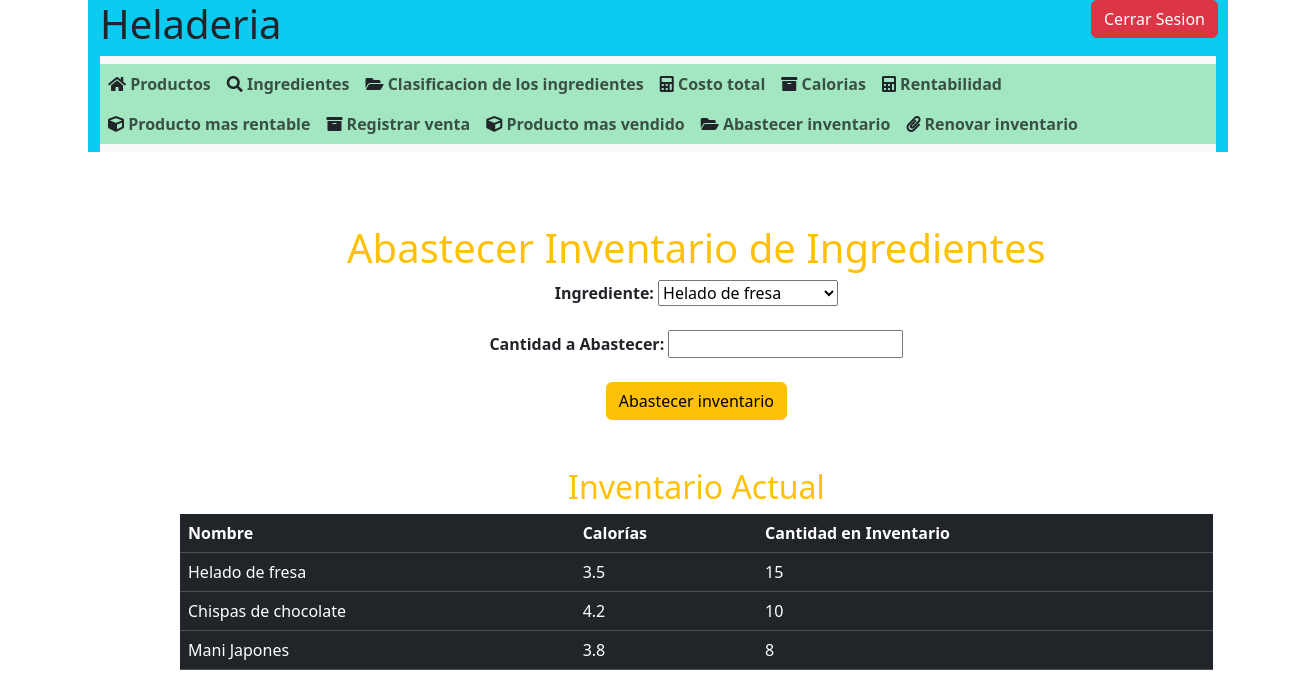
Page /abastecer_inventario (signed in) on the committed database.
### models/Ingredientes.py (models this page shows, shortened)
class Ingrediente(db.Model):
    __tablename__ = 'ingredientes'
    id = db.Column(db.Integer, primary_key = True)
    nombre = db.Column(db.String(100))
    precio = db.Column(db.Float)
    calorias = db.Column(db.Float)
    inventario = db.Column(db.Integer)
    es_vegetariano = db.Column(db.Boolean)
    sabor = db.Column(db.String(100))

### views/Heladeria_controller.py (the view, shortened to what this page needs)
    @app.route('/abastecer_inventario', methods=['GET', 'POST'])
    @login_required
    def abastecer_inventario():
        if current_user.es_admin or current_user.es_empleado:
            ingredientes = Ingrediente.query.all()
            return render_template('abastecer_inventario.html', ingredientes=ingredientes)
        else:
            return render_template('sin_autorizacion.html')

### templates/abastecer_inventario.html (shortened to what this page needs)
{% include '/scripts.html'  %}
{% include '/header.html'  %}
<!DOCTYPE html>
<html lang="en">
<head>
    <main class="main text-center py-4">
</head>
<body>
<br><br>
    <h1 class="text-center text-warning">Abastecer Inventario de Ingredientes</h1>
    <form action="/abastecer_inventario" method="POST">
        <label for="ingrediente_id"><strong>Ingrediente:</strong></label>
        <select id="ingrediente_id" name="ingrediente_id" required>
            {% for ingrediente in ingredientes %}
            <option value="{{ ingrediente.id }}">{{ ingrediente.nombre }}</option>
            {% endfor %}
        </select>
        <br><br>
        <label for="inventario"><strong>Cantidad a Abastecer:</strong></label>
        <input type="number" id="inventario" name="inventario" min="1" required>
        <br><br>
        <button type="submit" class="btn btn-warning">Abastecer inventario</button>
    </form>
    <br><br>
    <h2 class="text-center text-warning">Inventario Actual</h2>
    <table class="table table-dark">
        <thead>
            <tr>
                <th>Nombre</th>
                <th>Calorías</th>
                <th>Cantidad en Inventario</th>
            </tr>
        </thead>
        <tbody>
            {% for ingrediente in ingredientes %}
            <tr>
                <td>{{ ingrediente.nombre }}</td>
                <td>{{ ingrediente.calorias }}</td>
                <td>{{ ingrediente.inventario }}</td>
            </tr>
            {% endfor %}
        </tbody>
    </table>
</body>
</html>

### static/css/style2.css (style rules this page uses)
* { margin: 0px; padding: 0px; box-sizing: border-box; }
main { width: 80%; height: 40rem; border: none; padding: 1px 10px 6px 10px; border-radius: 20px; justify-content: center; margin-left: 170px; }

### rows in the picture
Ingrediente: nombre "Helado de fresa", calorias "3.5", inventario "15"
Ingrediente: nombre "Chispas de chocolate", calorias "4.2", inventario "10"
Ingrediente: nombre "Mani Japones", calorias "3.8", inventario "8"

### other values in the picture
form field ingrediente_id "Helado de fresa"
